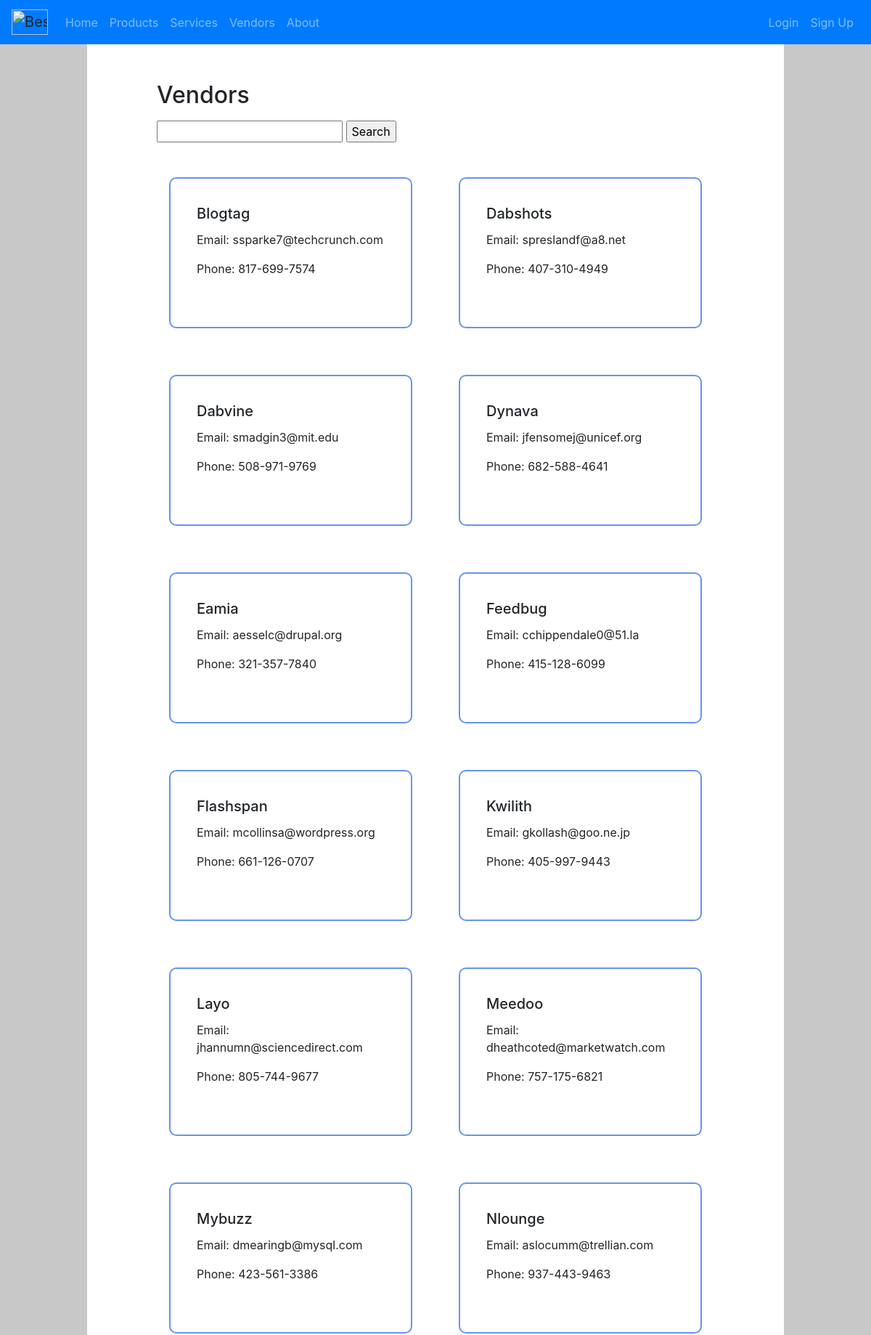
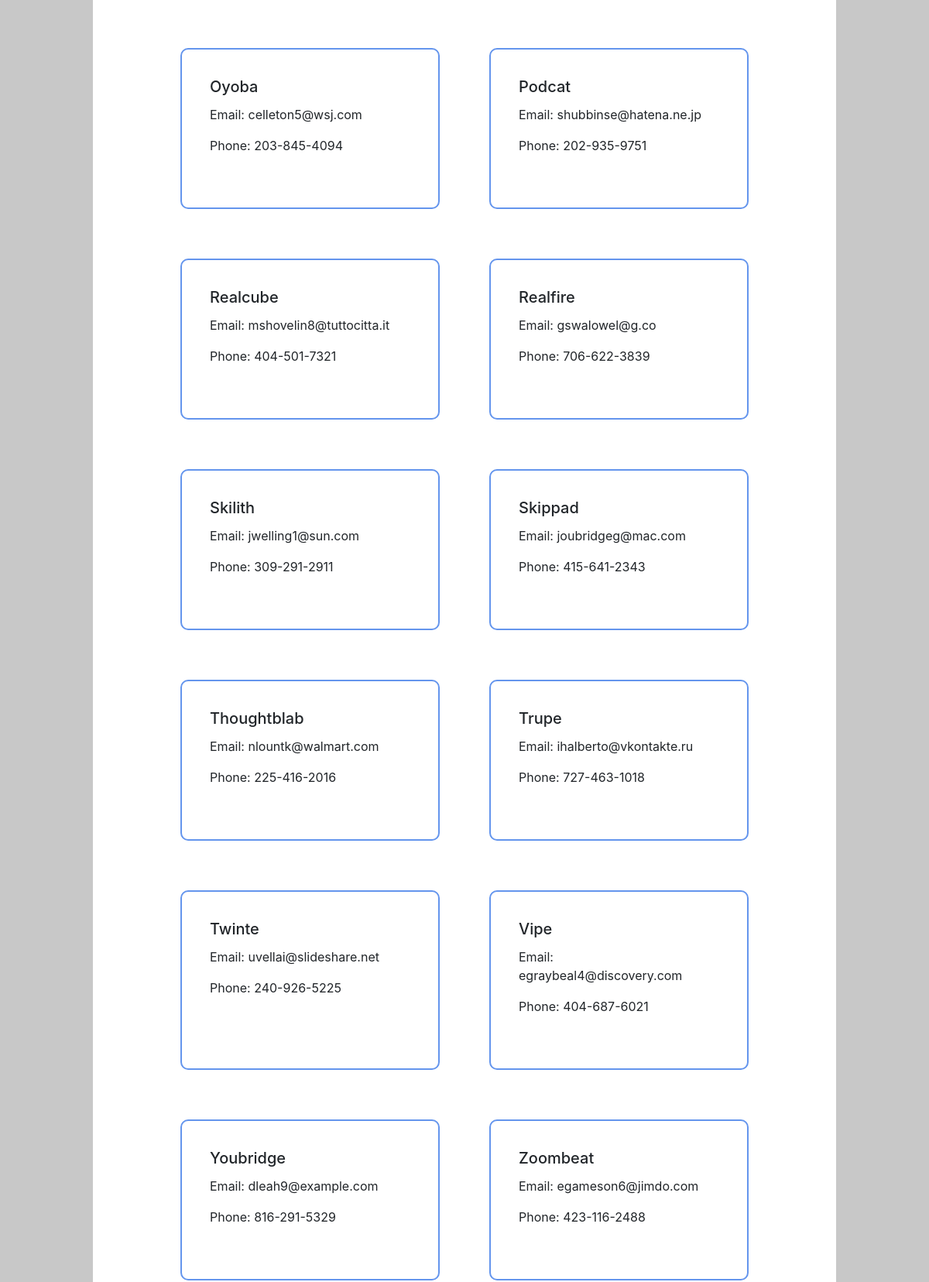
/products/vendors/ (upper part), run on the app's committed database (2 pictures, top to bottom).
### products/models.py (models this page shows, shortened)
class Vendor(models.Model):
    name = models.CharField(max_length=200, null=False)
    address = models.CharField(max_length=200, null=False)
    state = models.CharField(max_length=50, null=False)
    city = models.CharField(max_length=50, null=False)
    email = models.EmailField()
    phone = models.CharField(max_length=12, null=False)
    class Meta:
        ordering = ('name', 'email',)

### products/views.py (the view)
# urls.py: path("vendors/", views.vendors, name='vendors'),
def vendors(request):
    context = {}
    if request.POST.get('View', None):
        context["vendor"] = Vendor.objects.filter(id=request.POST.get("vendor"))
        return HttpResponseRedirect(reverse('item', args=(id,)), context)
    filters = {
        key: value
        for key, value in request.POST.items()
        if key in [] and value != ""
    }
    query_name = request.POST.get('name', None)
    if (query_name == None):
        query_name = ""
    qs = Vendor.objects.filter(name__contains=query_name, **filters)
    context["vendors"] = qs
    return render(request, 'vendors.html', context)

### templates/vendors.html (shortened to what this page needs)
{% extends "base.html" %}
{% block content %}
  <h2>Vendors</h2>
  <form action="" method="POST">
    <input type="text" name="name">
    <input type="submit" name="submit" value="Search">
  </form>
  <div class="row">
    {% for vendor in vendors %}
      <div class="col" id="product">
        <form action="" method="POST" value="{{ request.path }}">
          <div class="card-body">
            <h5 class="card-title">{{ vendor.name }}</h5>
            <p class="card-text">Email: {{ vendor.email }}</p>
            <p class="card-text">Phone: {{ vendor.phone }}</p>
          </div>
        </form>
      </div>
      {% empty %}
        <div class="col" id="product">
          <p>No vendors</p>
        </div>
    {% endfor %}
  </div>
{% endblock %}

### static/style.css (style rules this page uses)
body { background-color: rgb(200, 200, 200); height: 100%; display: flex; flex-direction: column; padding-top: 16px; }
h2 { margin-bottom: 16px; }
#product { min-width: 256px; max-width: 384px; margin: 32px; }
#product, #text-box { padding: 16px; border-style: solid; border-radius: 10px; border-width: 2px; border-color: cornflowerblue; }

### data on the page
Vendor: name "Blogtag", email "ssparke7@techcrunch.com", phone "817-699-7574"
Vendor: name "Dabshots", email "spreslandf@a8.net", phone "407-310-4949"
Vendor: name "Dabvine", email "smadgin3@mit.edu", phone "508-971-9769"
Vendor: name "Dynava", email "jfensomej@unicef.org", phone "682-588-4641"
Vendor: name "Eamia", email "aesselc@drupal.org", phone "321-357-7840"
Vendor: name "Feedbug", email "cchippendale0@51.la", phone "415-128-6099"
Vendor: name "Flashspan", email "mcollinsa@wordpress.org", phone "661-126-0707"
Vendor: name "Kwilith", email "gkollash@goo.ne.jp", phone "405-997-9443"
Vendor: name "Layo", email "jhannumn@sciencedirect.com", phone "805-744-9677"
Vendor: name "Meedoo", email "dheathcoted@marketwatch.com", phone "757-175-6821"
Vendor: name "Mybuzz", email "dmearingb@mysql.com", phone "423-561-3386"
Vendor: name "Nlounge", email "aslocumm@trellian.com", phone "937-443-9463"
Vendor: name "Oyoba", email "celleton5@wsj.com", phone "203-845-4094"
Vendor: name "Podcat", email "shubbinse@hatena.ne.jp", phone "202-935-9751"
Vendor: name "Realcube", email "mshovelin8@tuttocitta.it", phone "404-501-7321"
Vendor: name "Realfire", email "gswalowel@g.co", phone "706-622-3839"
Vendor: name "Skilith", email "jwelling1@sun.com", phone "309-291-2911"
Vendor: name "Skippad", email "joubridgeg@mac.com", phone "415-641-2343"
Vendor: name "Thoughtblab", email "nlountk@walmart.com", phone "225-416-2016"
Vendor: name "Trupe", email "ihalberto@vkontakte.ru", phone "727-463-1018"
Vendor: name "Twinte", email "uvellai@slideshare.net", phone "240-926-5225"
Vendor: name "Vipe", email "egraybeal4@discovery.com", phone "404-687-6021"
Vendor: name "Youbridge", email "dleah9@example.com", phone "816-291-5329"
Vendor: name "Zoombeat", email "egameson6@jimdo.com", phone "423-116-2488"
